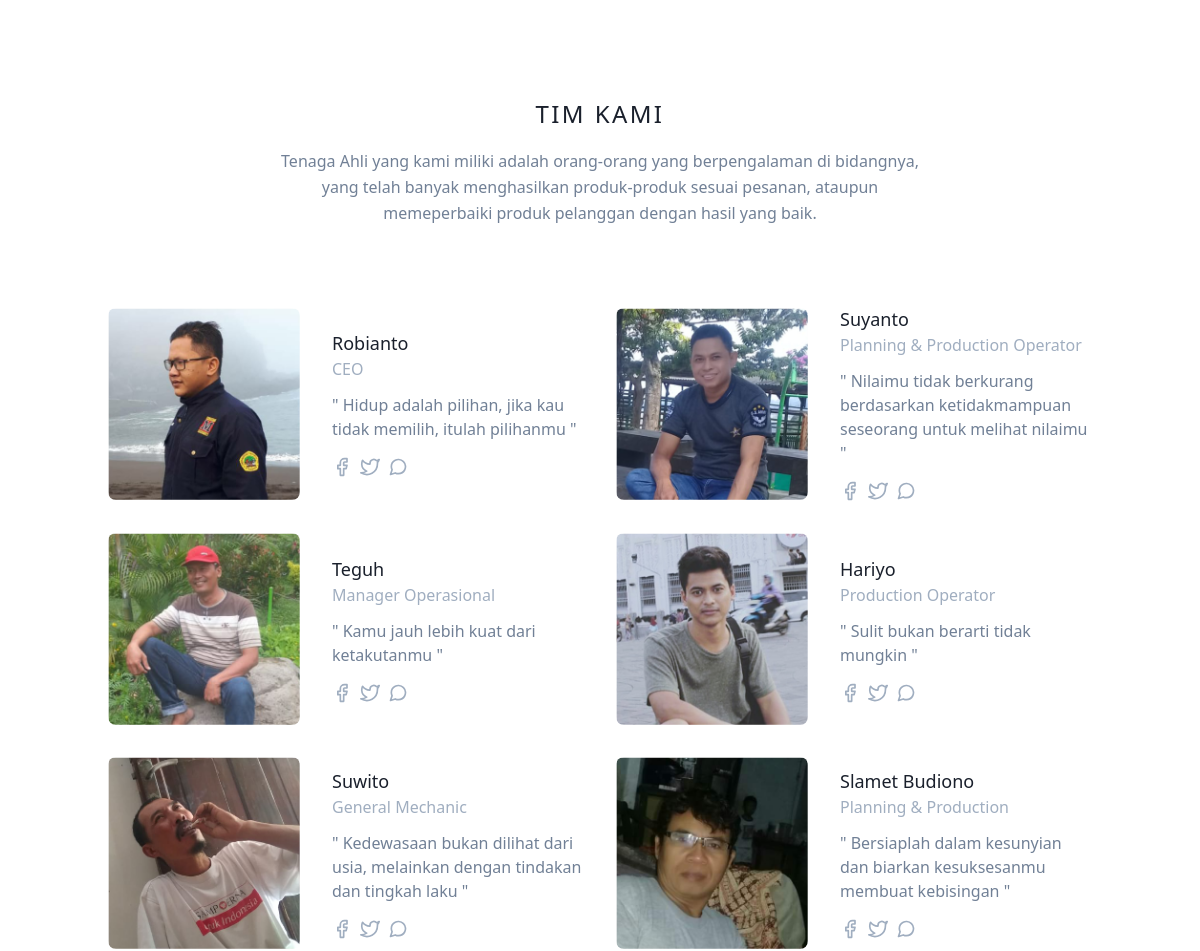
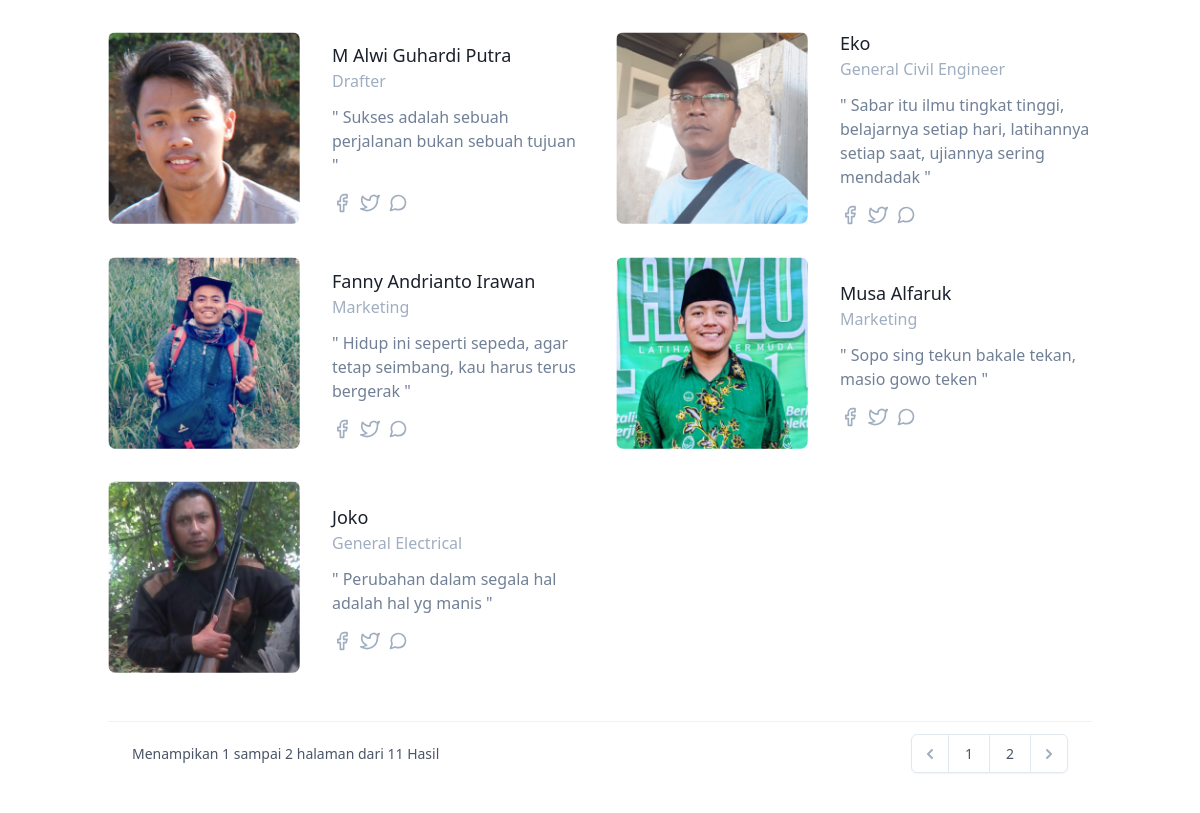
The app's page /team.php with its own data (2 pictures, top to bottom).
### tables this page shows
CREATE TABLE `team` (
  `id` int(11) NOT NULL,
  `nama` varchar(255) NOT NULL,
  `jabatan` varchar(255) NOT NULL,
  `deskripsi` longtext NOT NULL,
  `foto` blob NOT NULL,
  `instagram` varchar(255) NOT NULL,
  `facebook` varchar(255) NOT NULL
);

### team.php (the view, shortened to what this page needs)
<section class="text-gray-600 body-font">
  <div class="container px-5 py-24 mx-auto">
    <div class="flex flex-col text-center w-full mb-20">
      <h1 class="text-2xl font-medium title-font mb-4 text-gray-900 tracking-widest">TIM KAMI</h1>
      <p class="lg:w-2/3 mx-auto leading-relaxed text-base">Tenaga Ahli yang kami miliki adalah orang-orang yang berpengalaman di bidangnya, yang telah banyak menghasilkan produk-produk sesuai pesanan, ataupun memeperbaiki produk pelanggan dengan hasil yang baik.</p>
    </div>
    <div class="flex flex-wrap -m-4">
    <?php
      $sql = "SELECT * from team";
      $query1 = mysqli_query($koneksidb, $sql);
      if (mysqli_num_rows($query1) > 0) {
        while ($result = mysqli_fetch_array($query1)) {
    ?>
      <div class="p-4 lg:w-1/2">
            <div class="h-full flex sm:flex-row flex-col items-center sm:justify-start justify-center text-center sm:text-left">
              <img alt="team" class="flex-shrink-0 rounded-lg w-48 h-48 object-cover object-center sm:mb-0 mb-4" src="admin/assets/images/<?php echo htmlentities($result['foto']); ?>" alt="team">
              <div class="flex-grow sm:pl-8">
                <h2 class="title-font font-medium text-lg text-gray-900"><?php echo htmlentities($result['nama']); ?></h2>
                <h3 class="text-gray-500 mb-3"><?php echo htmlentities($result['jabatan']); ?></h3>
                <p class="mb-4"><?php echo htmlentities($result['deskripsi']); ?></p>
                <span class="inline-flex">
                  <a class="text-gray-500">
                    <svg fill="none" stroke="currentColor" stroke-linecap="round" stroke-linejoin="round" stroke-width="2" class="w-5 h-5" viewBox="0 0 24 24">
                      <path d="M18 2h-3a5 5 0 00-5 5v3H7v4h3v8h4v-8h3l1-4h-4V7a1 1 0 011-1h3z"></path>
                    </svg>
                  </a>
                  <a class="ml-2 text-gray-500">
                  </a>
                  <a class="ml-2 text-gray-500">
                  </a>
                </span>
              </div>
            </div>
          </div>
      <?php }
      }
      ?>
    </div>
<link href="https://unpkg.com/tailwindcss@^1.0/dist/tailwind.min.css" rel="stylesheet">
   <br><br>
   <div class="bg-white px-4 py-3 flex items-center justify-between border-t border-gray-200 sm:px-6">
     <div class="hidden sm:flex-1 sm:flex sm:items-center sm:justify-between">
       <div>
         <p class="text-sm text-gray-700">
           Menampikan
           <span class="font-medium">1</span>
           sampai
           <span class="font-medium">2</span>
           halaman dari
           <span class="font-medium">11</span>
           Hasil
         </p>
       </div>
    <div class="inline-flex">
         <nav class="relative z-0 inline-flex rounded-md shadow-sm -space-x-px" aria-label="Pagination">
           <a href="#" class="relative inline-flex items-center px-2 py-2 rounded-l-md border border-gray-300 bg-white text-sm font-medium text-gray-500 hover:bg-teal-200">
             <svg class="h-5 w-5" xmlns="http://www.w3.org/2000/svg" viewBox="0 0 20 20" fill="currentColor" aria-hidden="true">
               <path fill-rule="evenodd" d="M12.707 5.293a1 1 0 010 1.414L9.414 10l3.293 3.293a1 1 0 01-1.414 1.414l-4-4a1 1 0 010-1.414l4-4a1 1 0 011.414 0z" clip-rule="evenodd" />
             </svg>
           </a>
           <a href="#" class="relative inline-flex items-center px-4 py-2 border border-gray-300 bg-white text-sm font-medium text-gray-700 hover:bg-teal-200">
             1
           </a>
           <a href="#" class="relative inline-flex items-center px-4 py-2 border border-gray-300 bg-white text-sm font-medium text-gray-700 hover:bg-teal-200">
             2
           </a>
           <a href="#" class="relative inline-flex items-center px-2 py-2 rounded-r-md border border-gray-300 bg-white text-sm font-medium text-gray-500 hover:bg-teal-200">
             <svg class="h-5 w-5" xmlns="http://www.w3.org/2000/svg" viewBox="0 0 20 20" fill="currentColor" aria-hidden="true">
               <path fill-rule="evenodd" d="M7.293 14.707a1 1 0 010-1.414L10.586 10 7.293 6.707a1 1 0 011.414-1.414l4 4a1 1 0 010 1.414l-4 4a1 1 0 01-1.414 0z" clip-rule="evenodd" />
             </svg>
           </a>
         </nav>
       </div>
     </div>
   </div>
  </div>
</section>

### records on screen
team: foto (picture), nama "Robianto", jabatan "CEO", deskripsi "\" Hidup adalah pilihan, jika kau tidak memilih, itulah pilihanmu \""
team: foto (picture), nama "Suyanto", jabatan "Planning & Production Operator", deskripsi "\" Nilaimu tidak berkurang berdasarkan ketidakmampuan seseorang untuk melihat nilaimu \""
team: foto (picture), nama "Teguh", jabatan "Manager Operasional", deskripsi "\" Kamu jauh lebih kuat dari ketakutanmu \""
team: foto (picture), nama "Hariyo", jabatan "Production Operator", deskripsi "\" Sulit bukan berarti tidak mungkin \""
team: foto (picture), nama "Suwito", jabatan "General Mechanic", deskripsi "\" Kedewasaan bukan dilihat dari usia, melainkan dengan tindakan dan tingkah laku \""
team: foto (picture), nama "Slamet Budiono", jabatan "Planning & Production", deskripsi "\" Bersiaplah dalam kesunyian dan biarkan kesuksesanmu membuat kebisingan \""
team: foto (picture), nama "M Alwi Guhardi Putra", jabatan "Drafter", deskripsi "\" Sukses adalah sebuah perjalanan bukan sebuah tujuan \""
team: foto (picture), nama "Eko", jabatan "General Civil Engineer", deskripsi "\" Sabar itu ilmu tingkat tinggi, belajarnya setiap hari, latihannya setiap saat, ujiannya sering mendadak \""
team: foto (picture), nama "Fanny Andrianto Irawan", jabatan "Marketing", deskripsi "\" Hidup ini seperti sepeda, agar tetap seimbang, kau harus terus bergerak \""
team: foto (picture), nama "Musa Alfaruk", jabatan "Marketing", deskripsi "\" Sopo sing tekun bakale tekan, masio gowo teken \""
team: foto (picture), nama "Joko", jabatan "General Electrical", deskripsi "\" Perubahan dalam segala hal adalah hal yg manis \""
